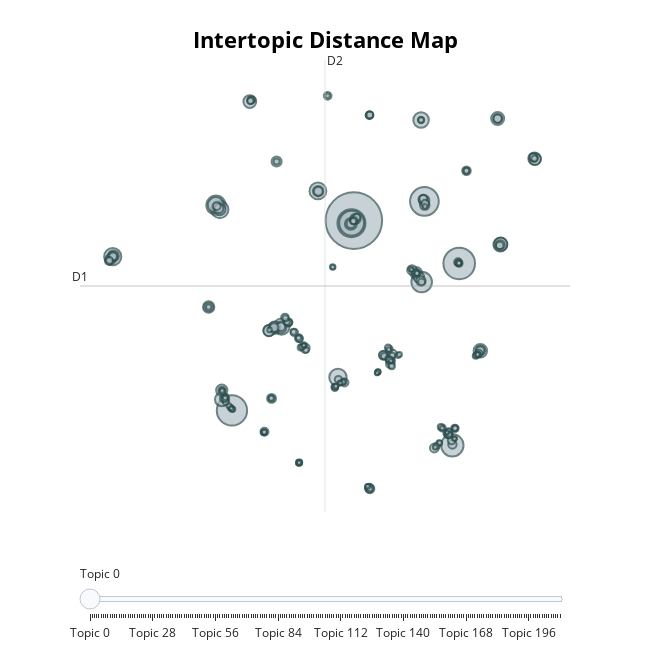

Source (notebook cell):
### Code cell
# Precisei instalar --> https://stackoverflow.com/questions/63533424/mime-type-rendering-requires-nbformat-4-2-0
topic_model.visualize_topics()

### Figure 1 — Plotly figure (JSON) as saved in the notebook; plotly's stock layout.template omitted (floating-point values rounded to 4 significant figures; data arrays with more than 128 entries replaced by an {"elided": "..."} marker saying what was removed)
{"data": [{"customdata": {"elided": "211x3 mixed values"}, "hovertemplate": "<b>Topic %{customdata[0]}</b><br>%{customdata[1]}<br>Size: %{customdata[2]}", "legendgroup": "", "marker": {"color": "#B0BEC5", "line": {"color": "DarkSlateGrey", "width": 2}, "size": {"elided": "211 int values"}, "sizemode": "area", "sizeref": 1.146, "symbol": "circle"}, "mode": "markers", "name": "", "orientation": "v", "showlegend": false, "type": "scatter", "x": {"elided": "211 float values"}, "xaxis": "x", "y": {"elided": "211 float values"}, "yaxis": "y"}], "layout": {"annotations": [{"showarrow": false, "text": "D1", "x": -16.95, "y": 3.36, "yshift": 10}, {"showarrow": false, "text": "D2", "x": 1.746, "xshift": 10, "y": 18.92}], "height": 650, "hoverlabel": {"bgcolor": "white", "font": {"family": "Rockwell", "size": 16}}, "legend": {"itemsizing": "constant", "tracegroupgap": 0}, "margin": {"t": 60}, "shapes": [{"line": {"color": "#CFD8DC", "width": 2}, "type": "line", "x0": 1.746, "x1": 1.746, "y0": -12.2, "y1": 18.92}, {"line": {"color": "#9E9E9E", "width": 2}, "type": "line", "x0": -16.95, "x1": 20.44, "y0": 3.36, "y1": 3.36}], "sliders": [{"active": 0, "pad": {"t": 50}, "steps": [{"args": [{"marker.color": {"elided": "1x211 str values"}}], "label": "Topic 0", "method": "update"}, {"args": [{"marker.color": {"elided": "1x211 str values"}}], "label": "Topic 1", "method": "update"}, {"args": [{"marker.color": {"elided": "1x211 str values"}}], "label": "Topic 2", "method": "update"}, {"args": [{"marker.color": {"elided": "1x211 str values"}}], "label": "Topic 3", "method": "update"}, {"args": [{"marker.color": {"elided": "1x211 str values"}}], "label": "Topic 4", "method": "update"}, {"args": [{"marker.color": {"elided": "1x211 str values"}}], "label": "Topic 5", "method": "update"}, {"args": [{"marker.color": {"elided": "1x211 str values"}}], "label": "Topic 6", "method": "update"}, {"args": [{"marker.color": {"elided": "1x211 str values"}}], "label": "Topic 7", "method": "update"}, {"args": [{"marker.color": {"elided": "1x211 str values"}}], "label": "Topic 8", "method": "update"}, {"args": [{"marker.color": {"elided": "1x211 str values"}}], "label": "Topic 9", "method": "update"}, {"args": [{"marker.color": {"elided": "1x211 str values"}}], "label": "Topic 10", "method": "update"}, {"args": [{"marker.color": {"elided": "1x211 str values"}}], "label": "Topic 11", "method": "update"}, {"args": [{"marker.color": {"elided": "1x211 str values"}}], "label": "Topic 12", "method": "update"}, {"args": [{"marker.color": {"elided": "1x211 str values"}}], "label": "Topic 13", "method": "update"}, {"args": [{"marker.color": {"elided": "1x211 str values"}}], "label": "Topic 14", "method": "update"}, {"args": [{"marker.color": {"elided": "1x211 str values"}}], "label": "Topic 15", "method": "update"}, {"args": [{"marker.color": {"elided": "1x211 str values"}}], "label": "Topic 16", "method": "update"}, {"args": [{"marker.color": {"elided": "1x211 str values"}}], "label": "Topic 17", "method": "update"}, {"args": [{"marker.color": {"elided": "1x211 str values"}}], "label": "Topic 18", "method": "update"}, {"args": [{"marker.color": {"elided": "1x211 str values"}}], "label": "Topic 19", "method": "update"}, {"args": [{"marker.color": {"elided": "1x211 str values"}}], "label": "Topic 20", "method": "update"}, {"args": [{"marker.color": {"elided": "1x211 str values"}}], "label": "Topic 21", "method": "update"}, {"args": [{"marker.color": {"elided": "1x211 str values"}}], "label": "Topic 22", "method": "update"}, {"args": [{"marker.color": {"elided": "1x211 str values"}}], "label": "Topic 23", "method": "update"}, {"args": [{"marker.color": {"elided": "1x211 str values"}}], "label": "Topic 24", "method": "update"}, {"args": [{"marker.color": {"elided": "1x211 str values"}}], "label": "Topic 25", "method": "update"}, {"args": [{"marker.color": {"elided": "1x211 str values"}}], "label": "Topic 26", "method": "update"}, {"args": [{"marker.color": {"elided": "1x211 str values"}}], "label": "Topic 27", "method": "update"}, {"args": [{"marker.color": {"elided": "1x211 str values"}}], "label": "Topic 28", "method": "update"}, {"args": [{"marker.color": {"elided": "1x211 str values"}}], "label": "Topic 29", "method": "update"}, {"args": [{"marker.color": {"elided": "1x211 str values"}}], "label": "Topic 30", "method": "update"}, {"args": [{"marker.color": {"elided": "1x211 str values"}}], "label": "Topic 31", "method": "update"}, {"args": [{"marker.color": {"elided": "1x211 str values"}}], "label": "Topic 32", "method": "update"}, {"args": [{"marker.color": {"elided": "1x211 str values"}}], "label": "Topic 33", "method": "update"}, {"args": [{"marker.color": {"elided": "1x211 str values"}}], "label": "Topic 34", "method": "update"}, {"args": [{"marker.color": {"elided": "1x211 str values"}}], "label": "Topic 35", "method": "update"}, {"args": [{"marker.color": {"elided": "1x211 str values"}}], "label": "Topic 36", "method": "update"}, {"args": [{"marker.color": {"elided": "1x211 str values"}}], "label": "Topic 37", "method": "update"}, {"args": [{"marker.color": {"elided": "1x211 str values"}}], "label": "Topic 38", "method": "update"}, {"args": [{"marker.color": {"elided": "1x211 str values"}}], "label": "Topic 39", "method": "update"}, {"args": [{"marker.color": {"elided": "1x211 str values"}}], "label": "Topic 40", "method": "update"}, {"args": [{"marker.color": {"elided": "1x211 str values"}}], "label": "Topic 41", "method": "update"}, {"args": [{"marker.color": {"elided": "1x211 str values"}}], "label": "Topic 42", "method": "update"}, {"args": [{"marker.color": {"elided": "1x211 str values"}}], "label": "Topic 43", "method": "update"}, {"args": [{"marker.color": {"elided": "1x211 str values"}}], "label": "Topic 44", "method": "update"}, {"args": [{"marker.color": {"elided": "1x211 str values"}}], "label": "Topic 45", "method": "update"}, {"args": [{"marker.color": {"elided": "1x211 str values"}}], "label": "Topic 46", "method": "update"}, {"args": [{"marker.color": {"elided": "1x211 str values"}}], "label": "Topic 47", "method": "update"}, {"args": [{"marker.color": {"elided": "1x211 str values"}}], "label": "Topic 48", "method": "update"}, {"args": [{"marker.color": {"elided": "1x211 str values"}}], "label": "Topic 49", "method": "update"}, {"args": [{"marker.color": {"elided": "1x211 str values"}}], "label": "Topic 50", "method": "update"}, {"args": [{"marker.color": {"elided": "1x211 str values"}}], "label": "Topic 51", "method": "update"}, {"args": [{"marker.color": {"elided": "1x211 str values"}}], "label": "Topic 52", "method": "update"}, {"args": [{"marker.color": {"elided": "1x211 str values"}}], "label": "Topic 53", "method": "update"}, {"args": [{"marker.color": {"elided": "1x211 str values"}}], "label": "Topic 54", "method": "update"}, {"args": [{"marker.color": {"elided": "1x211 str values"}}], "label": "Topic 55", "method": "update"}, {"args": [{"marker.color": {"elided": "1x211 str values"}}], "label": "Topic 56", "method": "update"}, {"args": [{"marker.color": {"elided": "1x211 str values"}}], "label": "Topic 57", "method": "update"}, {"args": [{"marker.color": {"elided": "1x211 str values"}}], "label": "Topic 58", "method": "update"}, {"args": [{"marker.color": {"elided": "1x211 str values"}}], "label": "Topic 59", "method": "update"}, {"args": [{"marker.color": {"elided": "1x211 str values"}}], "label": "Topic 60", "method": "update"}, {"args": [{"marker.color": {"elided": "1x211 str values"}}], "label": "Topic 61", "method": "update"}, {"args": [{"marker.color": {"elided": "1x211 str values"}}], "label": "Topic 62", "method": "update"}, {"args": [{"marker.color": {"elided": "1x211 str values"}}], "label": "Topic 63", "method": "update"}, {"args": [{"marker.color": {"elided": "1x211 str values"}}], "label": "Topic 64", "method": "update"}, {"args": [{"marker.color": {"elided": "1x211 str values"}}], "label": "Topic 65", "method": "update"}, {"args": [{"marker.color": {"elided": "1x211 str values"}}], "label": "Topic 66", "method": "update"}, {"args": [{"marker.color": {"elided": "1x211 str values"}}], "label": "Topic 67", "method": "update"}, {"args": [{"marker.color": {"elided": "1x211 str values"}}], "label": "Topic 68", "method": "update"}, {"args": [{"marker.color": {"elided": "1x211 str values"}}], "label": "Topic 69", "method": "update"}, {"args": [{"marker.color": {"elided": "1x211 str values"}}], "label": "Topic 70", "method": "update"}, {"args": [{"marker.color": {"elided": "1x211 str values"}}], "label": "Topic 71", "method": "update"}, {"args": [{"marker.color": {"elided": "1x211 str values"}}], "label": "Topic 72", "method": "update"}, {"args": [{"marker.color": {"elided": "1x211 str values"}}], "label": "Topic 73", "method": "update"}, {"args": [{"marker.color": {"elided": "1x211 str values"}}], "label": "Topic 74", "method": "update"}, {"args": [{"marker.color": {"elided": "1x211 str values"}}], "label": "Topic 75", "method": "update"}, {"args": [{"marker.color": {"elided": "1x211 str values"}}], "label": "Topic 76", "method": "update"}, {"args": [{"marker.color": {"elided": "1x211 str values"}}], "label": "Topic 77", "method": "update"}, {"args": [{"marker.color": {"elided": "1x211 str values"}}], "label": "Topic 78", "method": "update"}, {"args": [{"marker.color": {"elided": "1x211 str values"}}], "label": "Topic 79", "method": "update"}, {"args": [{"marker.color": {"elided": "1x211 str values"}}], "label": "Topic 80", "method": "update"}, {"args": [{"marker.color": {"elided": "1x211 str values"}}], "label": "Topic 81", "method": "update"}, {"args": [{"marker.color": {"elided": "1x211 str values"}}], "label": "Topic 82", "method": "update"}, {"args": [{"marker.color": {"elided": "1x211 str values"}}], "label": "Topic 83", "method": "update"}, {"args": [{"marker.color": {"elided": "1x211 str values"}}], "label": "Topic 84", "method": "update"}, {"args": [{"marker.color": {"elided": "1x211 str values"}}], "label": "Topic 85", "method": "update"}, {"args": [{"marker.color": {"elided": "1x211 str values"}}], "label": "Topic 86", "method": "update"}, {"args": [{"marker.color": {"elided": "1x211 str values"}}], "label": "Topic 87", "method": "update"}, {"args": [{"marker.color": {"elided": "1x211 str values"}}], "label": "Topic 88", "method": "update"}, {"args": [{"marker.color": {"elided": "1x211 str values"}}], "label": "Topic 89", "method": "update"}, {"args": [{"marker.color": {"elided": "1x211 str values"}}], "label": "Topic 90", "method": "update"}, {"args": [{"marker.color": {"elided": "1x211 str values"}}], "label": "Topic 91", "method": "update"}, {"args": [{"marker.color": {"elided": "1x211 str values"}}], "label": "Topic 92", "method": "update"}, {"args": [{"marker.color": {"elided": "1x211 str values"}}], "label": "Topic 93", "method": "update"}, {"args": [{"marker.color": {"elided": "1x211 str values"}}], "label": "Topic 94", "method": "update"}, {"args": [{"marker.color": {"elided": "1x211 str values"}}], "label": "Topic 95", "method": "update"}, {"args": [{"marker.color": {"elided": "1x211 str values"}}], "label": "Topic 96", "method": "update"}, {"args": [{"marker.color": {"elided": "1x211 str values"}}], "label": "Topic 97", "method": "update"}, {"args": [{"marker.color": {"elided": "1x211 str values"}}], "label": "Topic 98", "method": "update"}, {"args": [{"marker.color": {"elided": "1x211 str values"}}], "label": "Topic 99", "method": "update"}, {"args": [{"marker.color": {"elided": "1x211 str values"}}], "label": "Topic 100", "method": "update"}, {"args": [{"marker.color": {"elided": "1x211 str values"}}], "label": "Topic 101", "method": "update"}, {"args": [{"marker.color": {"elided": "1x211 str values"}}], "label": "Topic 102", "method": "update"}, {"args": [{"marker.color": {"elided": "1x211 str values"}}], "label": "Topic 103", "method": "update"}, {"args": [{"marker.color": {"elided": "1x211 str values"}}], "label": "Topic 104", "method": "update"}, {"args": [{"marker.color": {"elided": "1x211 str values"}}], "label": "Topic 105", "method": "update"}, {"args": [{"marker.color": {"elided": "1x211 str values"}}], "label": "Topic 106", "method": "update"}, {"args": [{"marker.color": {"elided": "1x211 str values"}}], "label": "Topic 107", "method": "update"}, {"args": [{"marker.color": {"elided": "1x211 str values"}}], "label": "Topic 108", "method": "update"}, {"args": [{"marker.color": {"elided": "1x211 str values"}}], "label": "Topic 109", "method": "update"}, {"args": [{"marker.color": {"elided": "1x211 str values"}}], "label": "Topic 110", "method": "update"}, {"args": [{"marker.color": {"elided": "1x211 str values"}}], "label": "Topic 111", "method": "update"}, {"args": [{"marker.color": {"elided": "1x211 str values"}}], "label": "Topic 112", "method": "update"}, {"args": [{"marker.color": {"elided": "1x211 str values"}}], "label": "Topic 113", "method": "update"}, {"args": [{"marker.color": {"elided": "1x211 str values"}}], "label": "Topic 114", "method": "update"}, {"args": [{"marker.color": {"elided": "1x211 str values"}}], "label": "Topic 115", "method": "update"}, {"args": [{"marker.color": {"elided": "1x211 str values"}}], "label": "Topic 116", "method": "update"}, {"args": [{"marker.color": {"elided": "1x211 str values"}}], "label": "Topic 117", "method": "update"}, {"args": [{"marker.color": {"elided": "1x211 str values"}}], "label": "Topic 118", "method": "update"}, {"args": [{"marker.color": {"elided": "1x211 str values"}}], "label": "Topic 119", "method": "update"}, {"args": [{"marker.color": {"elided": "1x211 str values"}}], "label": "Topic 120", "method": "update"}, {"args": [{"marker.color": {"elided": "1x211 str values"}}], "label": "Topic 121", "method": "update"}, {"args": [{"marker.color": {"elided": "1x211 str values"}}], "label": "Topic 122", "method": "update"}, {"args": [{"marker.color": {"elided": "1x211 str values"}}], "label": "Topic 123", "method": "update"}, {"args": [{"marker.color": {"elided": "1x211 str values"}}], "label": "Topic 124", "method": "update"}, {"args": [{"marker.color": {"elided": "1x211 str values"}}], "label": "Topic 125", "method": "update"}, {"args": [{"marker.color": {"elided": "1x211 str values"}}], "label": "Topic 126", "method": "update"}, {"args": [{"marker.color": {"elided": "1x211 str values"}}], "label": "Topic 127", "method": "update"}, {"args": [{"marker.color": {"elided": "1x211 str values"}}], "label": "Topic 128", "method": "update"}, {"args": [{"marker.color": {"elided": "1x211 str values"}}], "label": "Topic 129", "method": "update"}, {"args": [{"marker.color": {"elided": "1x211 str values"}}], "label": "Topic 130", "method": "update"}, {"args": [{"marker.color": {"elided": "1x211 str values"}}], "label": "Topic 131", "method": "update"}, {"args": [{"marker.color": {"elided": "1x211 str values"}}], "label": "Topic 132", "method": "update"}, {"args": [{"marker.color": {"elided": "1x211 str values"}}], "label": "Topic 133", "method": "update"}, {"args": [{"marker.color": {"elided": "1x211 str values"}}], "label": "Topic 134", "method": "update"}, {"args": [{"marker.color": {"elided": "1x211 str values"}}], "label": "Topic 135", "method": "update"}, {"args": [{"marker.color": {"elided": "1x211 str values"}}], "label": "Topic 136", "method": "update"}, {"args": [{"marker.color": {"elided": "1x211 str values"}}], "label": "Topic 137", "method": "update"}, {"args": [{"marker.color": {"elided": "1x211 str values"}}], "label": "Topic 138", "method": "update"}, {"args": [{"marker.color": {"elided": "1x211 str values"}}], "label": "Topic 139", "method": "update"}, {"args": [{"marker.color": {"elided": "1x211 str values"}}], "label": "Topic 140", "method": "update"}, {"args": [{"marker.color": {"elided": "1x211 str values"}}], "label": "Topic 141", "method": "update"}, {"args": [{"marker.color": {"elided": "1x211 str values"}}], "label": "Topic 142", "method": "update"}, {"args": [{"marker.color": {"elided": "1x211 str values"}}], "label": "Topic 143", "method": "update"}, {"args": [{"marker.color": {"elided": "1x211 str values"}}], "label": "Topic 144", "method": "update"}, {"args": [{"marker.color": {"elided": "1x211 str values"}}], "label": "Topic 145", "method": "update"}, {"args": [{"marker.color": {"elided": "1x211 str values"}}], "label": "Topic 146", "method": "update"}, {"args": [{"marker.color": {"elided": "1x211 str values"}}], "label": "Topic 147", "method": "update"}, {"args": [{"marker.color": {"elided": "1x211 str values"}}], "label": "Topic 148", "method": "update"}, {"args": [{"marker.color": {"elided": "1x211 str values"}}], "label": "Topic 149", "method": "update"}, {"args": [{"marker.color": {"elided": "1x211 str values"}}], "label": "Topic 150", "method": "update"}, {"args": [{"marker.color": {"elided": "1x211 str values"}}], "label": "Topic 151", "method": "update"}, {"args": [{"marker.color": {"elided": "1x211 str values"}}], "label": "Topic 152", "method": "update"}, {"args": [{"marker.color": {"elided": "1x211 str values"}}], "label": "Topic 153", "method": "update"}, {"args": [{"marker.color": {"elided": "1x211 str values"}}], "label": "Topic 154", "method": "update"}, {"args": [{"marker.color": {"elided": "1x211 str values"}}], "label": "Topic 155", "method": "update"}, {"args": [{"marker.color": {"elided": "1x211 str values"}}], "label": "Topic 156", "method": "update"}, {"args": [{"marker.color": {"elided": "1x211 str values"}}], "label": "Topic 157", "method": "update"}, {"args": [{"marker.color": {"elided": "1x211 str values"}}], "label": "Topic 158", "method": "update"}, {"args": [{"marker.color": {"elided": "1x211 str values"}}], "label": "Topic 159", "method": "update"}, {"args": [{"marker.color": {"elided": "1x211 str values"}}], "label": "Topic 160", "method": "update"}, {"args": [{"marker.color": {"elided": "1x211 str values"}}], "label": "Topic 161", "method": "update"}, {"args": [{"marker.color": {"elided": "1x211 str values"}}], "label": "Topic 162", "method": "update"}, {"args": [{"marker.color": {"elided": "1x211 str values"}}], "label": "Topic 163", "method": "update"}, {"args": [{"marker.color": {"elided": "1x211 str values"}}], "label": "Topic 164", "method": "update"}, {"args": [{"marker.color": {"elided": "1x211 str values"}}], "label": "Topic 165", "method": "update"}, {"args": [{"marker.color": {"elided": "1x211 str values"}}], "label": "Topic 166", "method": "update"}, {"args": [{"marker.color": {"elided": "1x211 str values"}}], "label": "Topic 167", "method": "update"}, {"args": [{"marker.color": {"elided": "1x211 str values"}}], "label": "Topic 168", "method": "update"}, {"args": [{"marker.color": {"elided": "1x211 str values"}}], "label": "Topic 169", "method": "update"}, {"args": [{"marker.color": {"elided": "1x211 str values"}}], "label": "Topic 170", "method": "update"}, {"args": [{"marker.color": {"elided": "1x211 str values"}}], "label": "Topic 171", "method": "update"}, {"args": [{"marker.color": {"elided": "1x211 str values"}}], "label": "Topic 172", "method": "update"}, {"args": [{"marker.color": {"elided": "1x211 str values"}}], "label": "Topic 173", "method": "update"}, {"args": [{"marker.color": {"elided": "1x211 str values"}}], "label": "Topic 174", "method": "update"}, {"args": [{"marker.color": {"elided": "1x211 str values"}}], "label": "Topic 175", "method": "update"}, {"args": [{"marker.color": {"elided": "1x211 str values"}}], "label": "Topic 176", "method": "update"}, {"args": [{"marker.color": {"elided": "1x211 str values"}}], "label": "Topic 177", "method": "update"}, {"args": [{"marker.color": {"elided": "1x211 str values"}}], "label": "Topic 178", "method": "update"}, {"args": [{"marker.color": {"elided": "1x211 str values"}}], "label": "Topic 179", "method": "update"}, {"args": [{"marker.color": {"elided": "1x211 str values"}}], "label": "Topic 180", "method": "update"}, {"args": [{"marker.color": {"elided": "1x211 str values"}}], "label": "Topic 181", "method": "update"}, {"args": [{"marker.color": {"elided": "1x211 str values"}}], "label": "Topic 182", "method": "update"}, {"args": [{"marker.color": {"elided": "1x211 str values"}}], "label": "Topic 183", "method": "update"}, {"args": [{"marker.color": {"elided": "1x211 str values"}}], "label": "Topic 184", "method": "update"}, {"args": [{"marker.color": {"elided": "1x211 str values"}}], "label": "Topic 185", "method": "update"}, {"args": [{"marker.color": {"elided": "1x211 str values"}}], "label": "Topic 186", "method": "update"}, {"args": [{"marker.color": {"elided": "1x211 str values"}}], "label": "Topic 187", "method": "update"}, {"args": [{"marker.color": {"elided": "1x211 str values"}}], "label": "Topic 188", "method": "update"}, {"args": [{"marker.color": {"elided": "1x211 str values"}}], "label": "Topic 189", "method": "update"}, {"args": [{"marker.color": {"elided": "1x211 str values"}}], "label": "Topic 190", "method": "update"}, {"args": [{"marker.color": {"elided": "1x211 str values"}}], "label": "Topic 191", "method": "update"}, {"args": [{"marker.color": {"elided": "1x211 str values"}}], "label": "Topic 192", "method": "update"}, {"args": [{"marker.color": {"elided": "1x211 str values"}}], "label": "Topic 193", "method": "update"}, {"args": [{"marker.color": {"elided": "1x211 str values"}}], "label": "Topic 194", "method": "update"}, {"args": [{"marker.color": {"elided": "1x211 str values"}}], "label": "Topic 195", "method": "update"}, {"args": [{"marker.color": {"elided": "1x211 str values"}}], "label": "Topic 196", "method": "update"}, {"args": [{"marker.color": {"elided": "1x211 str values"}}], "label": "Topic 197", "method": "update"}, {"args": [{"marker.color": {"elided": "1x211 str values"}}], "label": "Topic 198", "method": "update"}, {"args": [{"marker.color": {"elided": "1x211 str values"}}], "label": "Topic 199", "method": "update"}, {"args": [{"marker.color": {"elided": "1x211 str values"}}], "label": "Topic 200", "method": "update"}, {"args": [{"marker.color": {"elided": "1x211 str values"}}], "label": "Topic 201", "method": "update"}, {"args": [{"marker.color": {"elided": "1x211 str values"}}], "label": "Topic 202", "method": "update"}, {"args": [{"marker.color": {"elided": "1x211 str values"}}], "label": "Topic 203", "method": "update"}, {"args": [{"marker.color": {"elided": "1x211 str values"}}], "label": "Topic 204", "method": "update"}, {"args": [{"marker.color": {"elided": "1x211 str values"}}], "label": "Topic 205", "method": "update"}, {"args": [{"marker.color": {"elided": "1x211 str values"}}], "label": "Topic 206", "method": "update"}, {"args": [{"marker.color": {"elided": "1x211 str values"}}], "label": "Topic 207", "method": "update"}, {"args": [{"marker.color": {"elided": "1x211 str values"}}], "label": "Topic 208", "method": "update"}, {"args": [{"marker.color": {"elided": "1x211 str values"}}], "label": "Topic 209", "method": "update"}, {"args": [{"marker.color": {"elided": "1x211 str values"}}], "label": "Topic 210", "method": "update"}]}], "title": {"font": {"color": "Black", "size": 22}, "text": "<b>Intertopic Distance Map</b>", "x": 0.5, "xanchor": "center", "y": 0.95, "yanchor": "top"}, "width": 650, "xaxis": {"anchor": "y", "domain": [0, 1], "range": [-16.95, 20.44], "title": {"text": ""}, "visible": false}, "yaxis": {"anchor": "x", "domain": [0, 1], "range": [-12.2, 18.92], "title": {"text": ""}, "visible": false}}}
